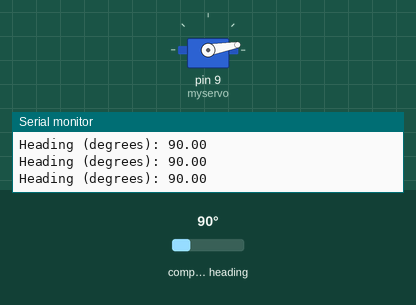
A sketch run on a simulated Arduino Uno, built with avr-gcc and run on an emulated ATmega328P. Shown: servo, the last lines printed to the serial monitor. The inputs (shaded band) are chosen by the test bench; at power-on: compass heading 90°.

Above: at 2.8 s.
2.9 s: compass heading set to 97°
At 3.8 s:
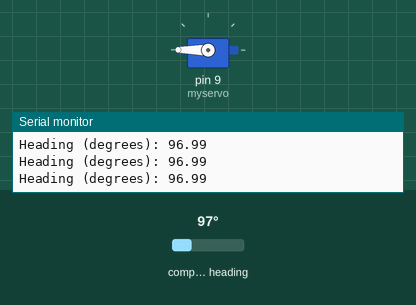
4.4 s: compass heading set to 177°
5.9 s: compass heading set to 187°
At 6.3 s:
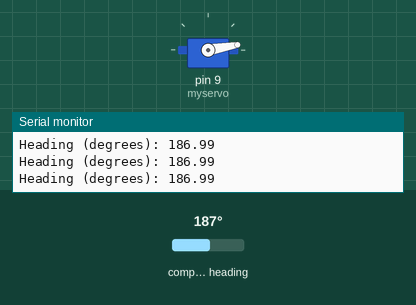
8.9 s: compass heading set to 266°
11.9 s: compass heading set to 270°
At 12.4 s:
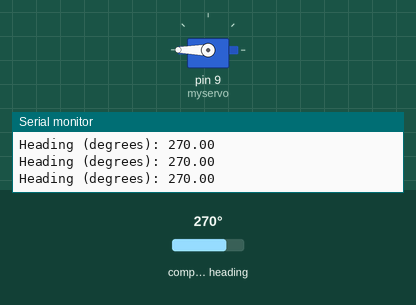
14.9 s: compass heading set to 90°
At 16.0 s:
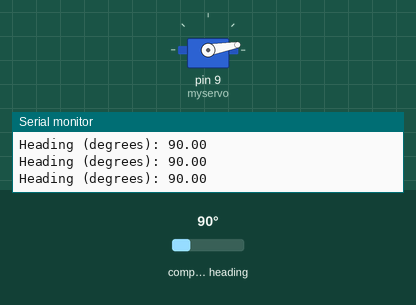
Timing chart, 0 to 17.4 s (numbered marks = the images above; inputs shaded):
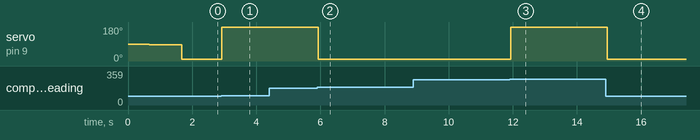

The sketch:

HMC5883_Servo.ino
```cpp
// adaptation of Adafruit sample of code
// https://github.com/adafruit/Adafruit_HMC5883_Unified/blob/master/examples/magsensor/magsensor.ino

#include <Servo.h>
#include <Wire.h>
#include <Adafruit_Sensor.h>
#include <Adafruit_HMC5883_U.h>

/* Assign a unique ID to this sensor at the same time */
Adafruit_HMC5883_Unified mag = Adafruit_HMC5883_Unified(12345);
Servo myservo;
int servoPos = 85; //
int compassCorrection = 0; // set to 0 (not used)

void displaySensorDetails(void)
{
  sensor_t sensor;
  mag.getSensor(&sensor);
  Serial.println("------------------------------------");
  Serial.print  ("Sensor:       "); Serial.println(sensor.name);
  Serial.print  ("Driver Ver:   "); Serial.println(sensor.version);
  Serial.print  ("Unique ID:    "); Serial.println(sensor.sensor_id);
  Serial.print  ("Max Value:    "); Serial.print(sensor.max_value); Serial.println(" uT");
  Serial.print  ("Min Value:    "); Serial.print(sensor.min_value); Serial.println(" uT");
  Serial.print  ("Resolution:   "); Serial.print(sensor.resolution); Serial.println(" uT");
  Serial.println("------------------------------------");
  Serial.println("");
  myservo.attach(9);
  delay(500);
}

void setup(void)
{
  Serial.begin(9600);
  Serial.println("HMC5883 Magnetometer Test"); Serial.println("");

  /* Initialise the sensor */
  if(!mag.begin())
  {
    /* There was a problem detecting the HMC5883 ... check your connections */
    Serial.println("Ooops, no HMC5883 detected ... Check your wiring!");
    while(1);
  }

  /* Display some basic information on this sensor */
  displaySensorDetails();
  myservo.write(85);
  delay(1000);
}

void loop(void)
{
  /* Get a new sensor event */
  sensors_event_t event;
  mag.getEvent(&event);

  /* Display the results (magnetic vector values are in micro-Tesla (uT)) */
//  Serial.print("X: "); Serial.print(event.magnetic.x); Serial.print("  ");
//  Serial.print("Y: "); Serial.print(event.magnetic.y); Serial.print("  ");
//  Serial.print("Z: "); Serial.print(event.magnetic.z); Serial.print("  ");Serial.println("uT");

  // Hold the module so that Z is pointing 'up' and you can measure the heading with x&y
  // Calculate heading when the magnetometer is level, then correct for signs of axis.
  float heading = atan2(event.magnetic.y, event.magnetic.x);

  // Once you have your heading, you must then add your 'Declination Angle', which is the 'Error' of the magnetic field in your location.
  // Find yours here: http://www.magnetic-declination.com/
  // Mine is: -13* 2' W, which is ~13 Degrees, or (which we need) 0.22 radians
  // If you cannot find your Declination, comment out these two lines, your compass will be slightly off.
  //float declinationAngle = 0.22;
  //heading += declinationAngle;

  // Correct for when signs are reversed.
  if(heading < 0)
    heading += 2*PI;

  // Check for wrap due to addition of declination.
  if(heading > 2*PI)
    heading -= 2*PI;

  // Convert radians to degrees for readability.
  float headingDegrees = heading * 180/M_PI;

  int headingDegreesInteger = headingDegrees;
  // not used here, since correction is set to 0
  if ((headingDegreesInteger - compassCorrection) >= 0)
  {
    headingDegreesInteger = headingDegreesInteger  - compassCorrection;
  }
  else
  {
    headingDegreesInteger = headingDegreesInteger - compassCorrection + 360;
  }

  Serial.print("Heading (degrees): "); Serial.println(headingDegrees);

  // Calculate corresponding servo position
  if (headingDegreesInteger > 90 && headingDegreesInteger < 270)
  {
    if (headingDegreesInteger <= 180)
    {
      servoPos = 180;
    }
    else
    {
      servoPos = 10;
    }
  }
  else
  {
    if (headingDegreesInteger <= 90)
    {
      servoPos = map(headingDegreesInteger, 0, 90, 85, 10);
    }
    else
    {
      servoPos = map(headingDegreesInteger, 360, 270, 85, 180);
    }
  }
  myservo.write(servoPos);
  delay(10);
}
```

Measured:
- the behaviour switches between 91 and 92° on compass heading (found by bisection; images 0 and 1)
- the behaviour switches between 181 and 182° on compass heading (found by bisection; images 1 and 2)
- the behaviour switches between 269 and 270° on compass heading (found by bisection; images 2 and 3)
- after the input at 2.9 s, servo on pin 9 (myservo): 10° → 180° at once
- after the input at 5.9 s, servo on pin 9 (myservo): 180° → 10° at once
- after the input at 11.9 s, servo on pin 9 (myservo): 10° → 180° at once
- after the input at 14.9 s, servo on pin 9 (myservo): 180° → 10° at once
